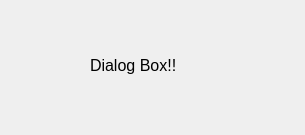
<?xml version="1.0" encoding="UTF-8"?>
<ui version="4.0">
 <class>Dialog</class>
 <widget class="QDialog" name="Dialog">
  <property name="geometry">
   <rect>
    <x>0</x>
    <y>0</y>
    <width>305</width>
    <height>135</height>
   </rect>
  </property>
  <property name="windowTitle">
   <string>Dialog</string>
  </property>
  <widget class="QLabel" name="label">
   <property name="geometry">
    <rect>
     <x>90</x>
     <y>40</y>
     <width>151</width>
     <height>51</height>
    </rect>
   </property>
   <property name="font">
    <font>
     <pointsize>12</pointsize>
    </font>
   </property>
   <property name="text">
    <string>Dialog Box!!</string>
   </property>
  </widget>
 </widget>
 <resources/>
 <connections/>
</ui>
